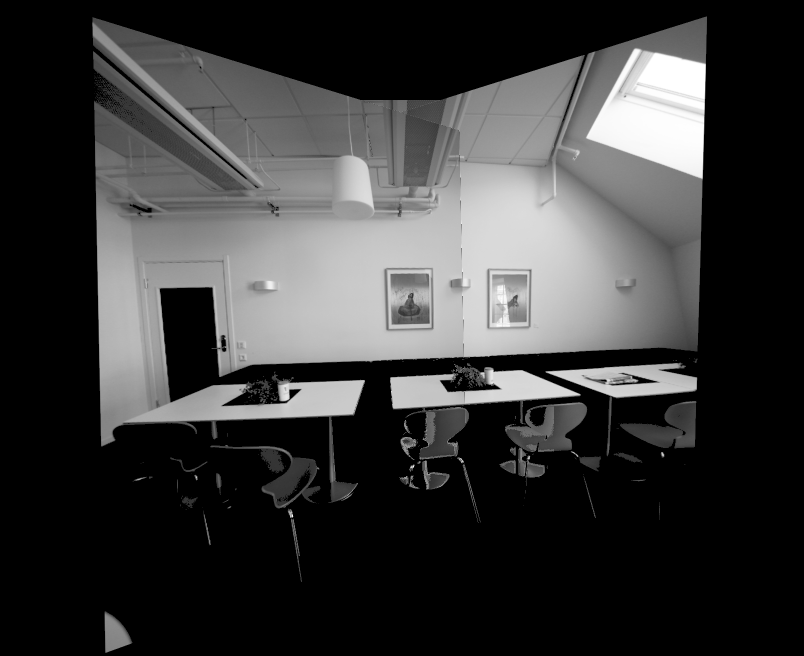
#> input picture HW2-Panoramas/output_homography.png, 1608 x 1312 px (shown at 1/2 size)
$ python main.py 3 ../output_homography.png ../Results/output_homography_lpb.png ../Results/output_cylindrical.png out.png   (Python 2 division)
#> lines starting #> are read from the running program, lines starting #| are printed output that depends on the picture; after the words box and inside, x2 and y2 are one past the last pixel; in counts of white or black regions, pixels touching at a corner belong together
# Instructions:
# Do not change the output file names, use the helper functions as you see fit

import os
import sys
import cv2
import numpy as np
import matplotlib.pyplot as plt

# [13 lines left out: function help_message, not called in this run]

'''
Detect, extract and match features between img1 and img2.
Using SIFT as the detector/extractor, but this is inconsequential to the user.

Returns: (pts1, pts2), where ptsN are points on image N.
    The lists are "aligned", i.e. point i in pts1 matches with point i in pts2.

Usage example:
    im1 = cv2.imread("image1.jpg", 0)
    im2 = cv2.imread("image2.jpg", 0)
    (pts1, pts2) = feature_matching(im1, im2)

    plt.subplot(121)
    plt.imshow(im1)
    plt.scatter(pts1[:,:,0],pts1[:,:,1], 0.5, c='r', marker='x')
    plt.subplot(122)
    plt.imshow(im2)
    plt.scatter(pts1[:,:,0],pts1[:,:,1], 0.5, c='r', marker='x')
'''
def feature_matching(img1, img2, savefig=False):
    # Initiate SIFT detector
    sift = cv2.xfeatures2d.SIFT_create()
    # find the keypoints and descriptors with SIFT
    kp1, des1 = sift.detectAndCompute(img1,None)
    kp2, des2 = sift.detectAndCompute(img2,None)
    # FLANN parameters
    FLANN_INDEX_KDTREE = 1
    index_params = dict(algorithm = FLANN_INDEX_KDTREE, trees = 5)
    search_params = dict(checks=50)   # or pass empty dictionary
    flann = cv2.FlannBasedMatcher(index_params,search_params)
    matches2to1 = flann.knnMatch(des2,des1,k=2)

    matchesMask_ratio = [[0,0] for i in xrange(len(matches2to1))]
    match_dict = {}
    for i,(m,n) in enumerate(matches2to1):
        if m.distance < 0.7*n.distance:
            matchesMask_ratio[i]=[1,0]
            match_dict[m.trainIdx] = m.queryIdx

    good = []
    recip_matches = flann.knnMatch(des1,des2,k=2)
    matchesMask_ratio_recip = [[0,0] for i in xrange(len(recip_matches))]

    for i,(m,n) in enumerate(recip_matches):
        if m.distance < 0.7*n.distance: # ratio
            if m.queryIdx in match_dict and match_dict[m.queryIdx] == m.trainIdx: #reciprocal
                good.append(m)
                matchesMask_ratio_recip[i]=[1,0]


    if savefig:
        draw_params = dict(matchColor = (0,255,0),
                           singlePointColor = (255,0,0),
                           matchesMask = matchesMask_ratio_recip,
                           flags = 0)
        img3 = cv2.drawMatchesKnn(img1,kp1,img2,kp2,recip_matches,None,**draw_params)

        plt.figure(),plt.xticks([]),plt.yticks([])
        plt.imshow(img3,)
        plt.savefig("feature_matching.png",bbox_inches='tight')

    return ([ kp1[m.queryIdx].pt for m in good ],[ kp2[m.trainIdx].pt for m in good ])

'''
Warp an image from cartesian coordinates (x, y) into cylindrical coordinates (theta, h)
Returns: (image, mask)
Mask is [0,255], and has 255s wherever the cylindrical images has a valid value.
Masks are useful for stitching

Usage example:

    im = cv2.imread("myimage.jpg",0) #grayscale
    h,w = im.shape
    f = 700
    K = np.array([[f, 0, w/2], [0, f, h/2], [0, 0, 1]]) # mock calibration matrix
    imcyl = cylindricalWarpImage(im, K)
'''
# [36 lines left out: function cylindricalWarpImage, not called in this run]

'''
Calculate the geometric transform (only affine or homography) between two images,
based on feature matching and alignment with a robust estimator (RANSAC).

Returns: (M, pts1, pts2, mask)
Where: M    is the 3x3 transform matrix
       pts1 are the matched feature points in image 1
       pts2 are the matched feature points in image 2
       mask is a binary mask over the lists of points that selects the transformation inliers

Usage example:
    im1 = cv2.imread("image1.jpg", 0)
    im2 = cv2.imread("image2.jpg", 0)
    (M, pts1, pts2, mask) = getTransform(im1, im2)

    # for example: transform im1 to im2's plane
    # first, make some room around im2
    im2 = cv2.copyMakeBorder(im2,200,200,500,500, cv2.BORDER_CONSTANT)
    # then transform im1 with the 3x3 transformation matrix
    out = cv2.warpPerspective(im1, M, (im1.shape[1],im2.shape[0]), dst=im2.copy(), borderMode=cv2.BORDER_TRANSPARENT)

    plt.imshow(out, cmap='gray')
    plt.show()
'''
def getTransform(src, dst, method='affine'):
    pts1,pts2 = feature_matching(src,dst)

    src_pts = np.float32(pts1).reshape(-1,1,2)
    dst_pts = np.float32(pts2).reshape(-1,1,2)

    if method == 'affine':
        M, mask = cv2.estimateAffine2D(src_pts, dst_pts, cv2.RANSAC, ransacReprojThreshold=5.0)
        M = np.append(M, [[0,0,1]], axis=0)

    if method == 'homography':
        M, mask = cv2.findHomography(src_pts, dst_pts, cv2.RANSAC, 5.0)

    matchesMask = mask.ravel().tolist()

    return (M, pts1, pts2, mask)


# =====================================================
# ================ Step 1: Transforming ==============
# =====================================================

# Transform src to dst
def transformImage(src, dst, method = 'affine'):

    (M, pts1, pts2, mask)= getTransform(src, dst, method)
    rows,cols = dst.shape
    if method == 'homography':
        return cv2.warpPerspective(src, M, (cols, rows))
    if method == 'affine':
        return cv2.warpAffine(src, M[:2,:], (cols, rows))


# ====================================================
# =================== Step 2: Stitch =========================
# ====================================================

# =================== 1. Stitch Directly =================
# [7 lines left out: function stitchImage, not called in this run]


# ============ 2. Stitch using Laplacian Pyramid =========
'''
this function is from the blog of Roy
'''
def Laplacian_Pyramid_Blending_with_mask(A, B, m, num_levels = 6):
    # assume mask is float32 [0,1]
    m = np.float32(m)
    # generate Gaussian pyramid for A,B and mask
    GA = A.copy()
    GB = B.copy()
    GM = m.copy()
    gpA = [GA]
    gpB = [GB]
    gpM = [GM]
    for i in xrange(num_levels):
        GA = cv2.pyrDown(GA)
        GB = cv2.pyrDown(GB)
        GM = cv2.pyrDown(GM)
        gpA.append(np.float32(GA))
        gpB.append(np.float32(GB))
        gpM.append(np.float32(GM))

    # generate Laplacian Pyramids for A,B and masks
    lpA  = [gpA[num_levels-1]] # the bottom of the Lap-pyr holds the last (smallest) Gauss level
    lpB  = [gpB[num_levels-1]]
    gpMr = [gpM[num_levels-1]]
    for i in xrange(num_levels-1,0,-1):
        # Laplacian: subtarct upscaled version of lower level from current level
        # to get the high frequencies
        sizeA = (gpA[i-1].shape[1], gpA[i-1].shape[0])
        sizeB = (gpB[i-1].shape[1], gpB[i-1].shape[0])
        LA = np.subtract(gpA[i-1], cv2.pyrUp(gpA[i], dstsize = sizeA))
        LB = np.subtract(gpB[i-1], cv2.pyrUp(gpB[i], dstsize = sizeB))
        lpA.append(LA)
        lpB.append(LB)
        gpMr.append(gpM[i-1]) # also reverse the masks

    # Now blend images according to mask in each level
    LS = []
    for la,lb,gm in zip(lpA,lpB,gpMr):
        ls = la * gm + lb * (1.0 - gm)
        LS.append(np.float32(ls))

    # now reconstruct
    ls_ = LS[0]
    for i in xrange(1,num_levels):
        ls_ = cv2.pyrUp(ls_, dstsize=(LS[i].shape[1], LS[i].shape[0]))
        ls_ = cv2.add(ls_, LS[i])

    return ls_

# find the centerline of overlap
def findCenterCol(mask):
    center_row = mask.shape[0] / 2
    start = 0
    end = 0
    for i in range(0, mask.shape[1]-1):
        if mask[center_row, i] == 0 and mask[center_row, i + 1] == 1:
            start = i
        elif mask[center_row, i] == 1 and mask[center_row, i + 1] == 0:
            end = i
    return (start + end )/2

# stitch using lgb
def stitchImageLgb(img1, img2):
    cross_mask = cv2.bitwise_and(np.array(img1>0, dtype=np.uint8),np.array(img2>0, dtype=np.uint8))
    mask = np.zeros_like(img1, dtype=np.float32)
    mask[:, findCenterCol(cross_mask):] = 1.
    output_image = Laplacian_Pyramid_Blending_with_mask(img1, img2, m=mask)
    return output_image


# ===================================================
# ================ Perspective Warping ==============
# ===================================================

# [22 lines left out: function Perspective_warping, not called in this run]

def Bonus_perspective_warping(img1, img2, img3):

    # Write your codes here
    # output_image = img1 # This is dummy output, change it to your output

    # extend the domain of the center img.
    output_image = cv2.copyMakeBorder(img1,200,200,500,500, cv2.BORDER_CONSTANT)

    # transfer the outer two images
    patch1 = transformImage(img2, output_image, 'homography')
    patch2 = transformImage(img3, output_image, 'homography')


    # blend images
    output_image = stitchImageLgb(patch1, output_image)
    output_image = stitchImageLgb(output_image, patch2)

    # Write out the result
    output_name = sys.argv[5] + "output_homography_lpb.png"
    cv2.imwrite(output_name, output_image)

    return True


# ===================================================
# =============== Cynlindrical Warping ==============
# ===================================================

# [61 lines left out: functions Cylindrical_warping, Bonus_cylindrical_warping, not called in this run]

'''
This exact function will be used to evaluate your results for HW2
Compare your result with master image and get the difference, the grading
criteria is posted on Piazza
'''
# [38 lines left out: function RMSD, not called in this run]

if __name__ == '__main__':
  question_number = -1

    # Validate the input arguments
  if (len(sys.argv) != 6):
    help_message()
    sys.exit()
  else:
    question_number = int(sys.argv[1])
    if (question_number > 4 or question_number < 1):
      print("Input parameters out of bound ...")
      sys.exit()

  input_image1 = cv2.imread(sys.argv[2], 0)
#> input_image1 is the input picture: shape (1312, 1608); min 0, max 255, mean 57.4
  input_image2 = cv2.imread(sys.argv[3], 0)
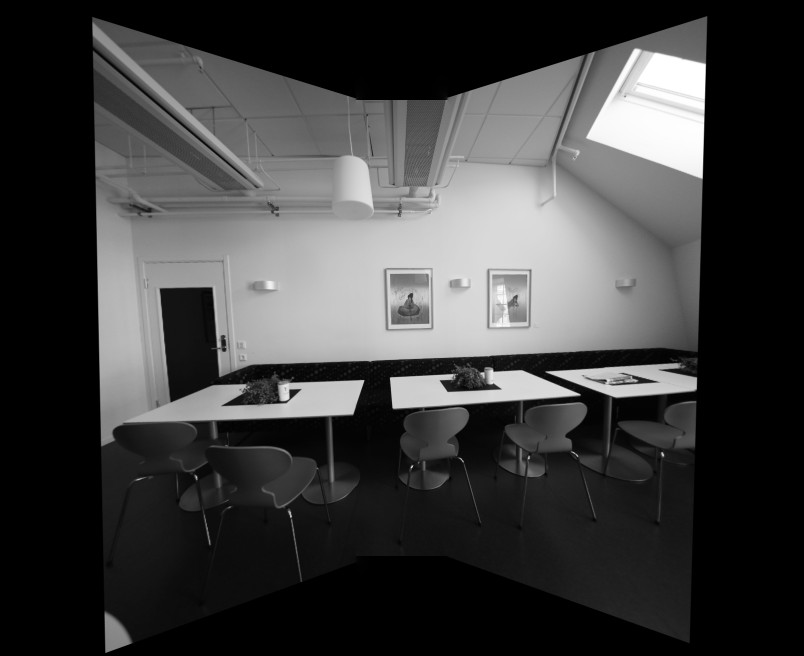
#> input picture HW2-Panoramas/Results/output_homography_lpb.png, 1608 x 1312 px (shown at 1/2 size)
#> input_image2 is the input picture: shape (1312, 1608); min 0, max 255, mean 62.4
  input_image3 = cv2.imread(sys.argv[4], 0)
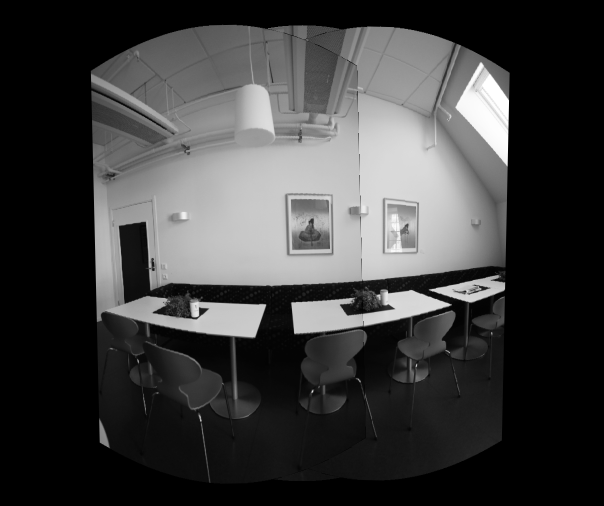
#> input picture HW2-Panoramas/Results/output_cylindrical.png, 1208 x 1012 px (shown at 1/2 size)
#> input_image3 is the input picture: shape (1012, 1208); min 0, max 255, mean 61.6

  function_launch = {
   1 : Perspective_warping,
   2 : Cylindrical_warping,
   3 : Bonus_perspective_warping,
   4 : Bonus_cylindrical_warping,
   }
  # Call the function
  function_launch[question_number](input_image1, input_image2, input_image3)
#> in feature_matching, `kp1, des1 = sift.detectAndCompute(img1,None)`: kp1 = 965 keypoints; strongest (x, y, size): (1315, 213, 153.9), (823, 934, 2.8), (582, 1033, 2.6), (586, 786, 10.6)
#> in feature_matching, `kp2, des2 = sift.detectAndCompute(img2,None)`: kp2 = 1306 keypoints; strongest (x, y, size): (1814, 411, 155.9), (1086, 986, 10.6), (1825, 1109, 4.6), (1325, 1133, 4.7)
#> in feature_matching, `matches2to1 = flann.knnMatch(des2,des1,k=2)`: matches2to1 = 1306 matches
#> in feature_matching, `matchesMask_ratio = [[0,0] for i in xrange(len(matches2to1))]`: matchesMask_ratio = 1306 pairs, first value 0 to 0, second value 0 to 0
#> after the loop in feature_matching, `for i,(m,n) in enumerate(matches2to1):`: match_dict = 449 items; matchesMask_ratio = 1306 pairs, first value 0 to 1, second value 0 to 0
#> in feature_matching, `recip_matches = flann.knnMatch(des1,des2,k=2)`: recip_matches = 965 matches
#> in feature_matching, `matchesMask_ratio_recip = [[0,0] for i in xrange(len(recip_matches))]`: matchesMask_ratio_recip = 965 pairs, first value 0 to 0, second value 0 to 0
#> after the loop in feature_matching, `for i,(m,n) in enumerate(recip_matches):`: good = 409 matches; matchesMask_ratio_recip = 965 pairs, first value 0 to 1, second value 0 to 0
#> in getTransform, `pts1,pts2 = feature_matching(src,dst)`: pts1 = 409 pairs, first value 174.9 to 1408, second value 37.22 to 1276; pts2 = 409 pairs, first value 677.1 to 1912.5, second value 234.1 to 1282
#> in getTransform, `src_pts = np.float32(pts1).reshape(-1,1,2)`: src_pts = 409 rows, first 8: [174.9, 90.67], [187, 37.22], [194.6, 290.9], [196, 346.3], [210.3, 319.9], [213.2, 874.3], [238.6, 846.1], [242.8, 90.82]
#> in getTransform, `dst_pts = np.float32(pts2).reshape(-1,1,2)`: dst_pts = 409 rows, first 8: [677.1, 293.3], [686.6, 236.6], [694.5, 490.4], [696.1, 546.4], [712.4, 522.5], [713.5, 1074.6], [739.2, 1046.2], [742.8, 290.8]
#> in getTransform, `M, mask = cv2.findHomography(src_pts, dst_pts, cv2.RANSAC, 5.0)`: M = [[1, 5.31e-05, 499.8], [0.000495, 1, 199.6], [5.02e-07, -4.1e-08, 1]]; mask = 409 values, max 1 at index 0, min 0 at index 8, mean 0.978
#> in getTransform, `matchesMask = mask.ravel().tolist()`: matchesMask has the same summary as mask
#> in transformImage, `return cv2.warpPerspective(src, M, (cols, rows))`:
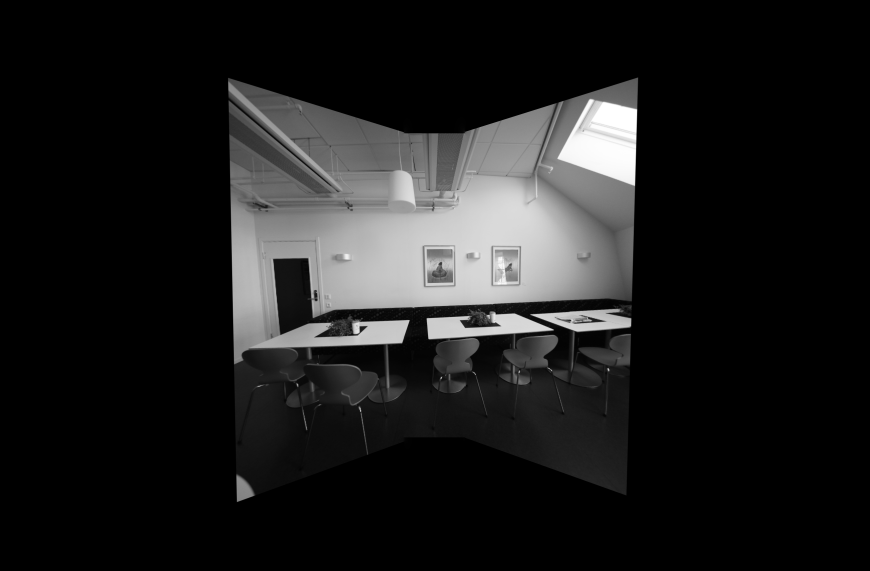
#> returned value: shape (1712, 2608) (shown at 1/3 size); min 0, max 255, mean 29.5
#> in feature_matching (call 2), `kp1, des1 = sift.detectAndCompute(img1,None)`: kp1 = 1166 keypoints; strongest (x, y, size): (972, 210, 75.3), (625, 783, 2.8), (404, 622, 9.3), (401, 841, 2.3)
#> in feature_matching (call 2), `recip_matches = flann.knnMatch(des1,des2,k=2)`: recip_matches = 1166 matches
#> after the loop in feature_matching (call 2), `for i,(m,n) in enumerate(recip_matches):`: good = 198 matches; matchesMask_ratio_recip = 1166 pairs, first value 0 to 1, second value 0 to 0
#> in getTransform (call 2), `src_pts = np.float32(pts1).reshape(-1,1,2)`: src_pts = 198 rows, first 8: [188.3, 291.1], [228, 358.1], [237.8, 608.9], [242.3, 455.4], [242.3, 455.4], [288.4, 802.9], [299.8, 530.4], [305.6, 527.7]
#> in getTransform (call 2), `dst_pts = np.float32(pts2).reshape(-1,1,2)`: dst_pts = 198 rows, first 8: [694.5, 490.4], [800.4, 633], [815.5, 1010.3], [915.8, 783.6], [915.8, 783.6], [913.9, 1257], [937.6, 888.6], [946.9, 884.8]
#> in stitchImageLgb, `cross_mask = cv2.bitwise_and(np.array(img1>0, dtype=np.uint8),np.array..`:
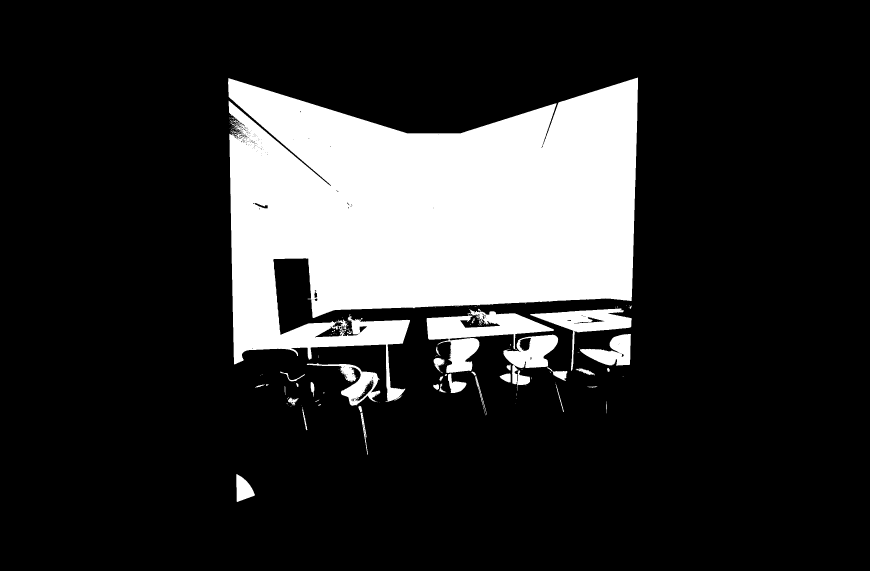
#> cross_mask: shape (1712, 2608) (shown at 1/3 size); values 0 (black) and 1 (white), 18.3% white; 203 white regions (157 under 20 px), largest, box (x1, y1, x2, y2) and area: (684, 233, 1914, 1206) 739016, (1280, 928, 1662, 1119) 26699, (1590, 925, 1895, 1113) 13818
#> in Laplacian_Pyramid_Blending_with_mask, `m = np.float32(m)`: m: shape (1712, 2608) float32; values 0 (black) and 1 (white), 45.8% white; 1 white region, box (x1, y1, x2, y2) and area: (1413, 0, 2608, 1712) 2045840
#> after the loop in Laplacian_Pyramid_Blending_with_mask, `for i in xrange(num_levels):`:
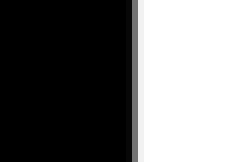
#> GM: shape (27, 41) float32 (shown 6 times larger); min 0, max 1, mean 0.45
#> after the loop in Laplacian_Pyramid_Blending_with_mask, `for i in xrange(num_levels):`: gpA = 7 items
#> after the loop in Laplacian_Pyramid_Blending_with_mask, `for i in xrange(num_levels-1,0,-1):`: gpMr = 6 items
#> the loop in Laplacian_Pyramid_Blending_with_mask, `for la,lb,gm in zip(lpA,lpB,gpMr):` made 6 passes
#> after the loop in Laplacian_Pyramid_Blending_with_mask, `for la,lb,gm in zip(lpA,lpB,gpMr):`:
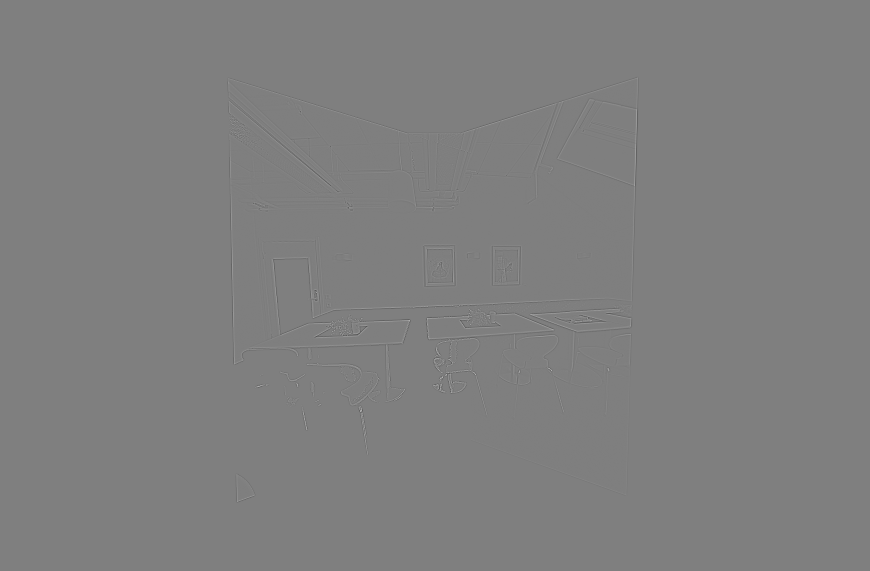
#> ls: shape (1712, 2608) float32 (shown at 1/3 size); min -131.2, max 131.6, mean 0; drawn with min black and max white
#> in stitchImageLgb (call 2), `cross_mask = cv2.bitwise_and(np.array(img1>0, dtype=np.uint8),np.array..`: cross_mask: shape (1712, 2608); values 0 (black) and 1 (white), 14.7% white; 59 white regions (49 under 20 px), largest, box (x1, y1, x2, y2) and area: (921, 371, 1787, 1343) 624606, (928, 943, 1230, 1206) 20897, (930, 1090, 1141, 1217) 7837
#> in stitchImageLgb (call 2), `mask = np.zeros_like(img1, dtype=np.float32)`: mask: shape (1712, 2608) float32; every value is 0
#> in stitchImageLgb (call 2), `mask[:, findCenterCol(cross_mask):] = 1.`: mask: shape (1712, 2608) float32; values 0 (black) and 1 (white), 48.2% white; 1 white region, box (x1, y1, x2, y2) and area: (1352, 0, 2608, 1712) 2150272
#> the loop in Laplacian_Pyramid_Blending_with_mask (call 2), `for la,lb,gm in zip(lpA,lpB,gpMr):` made 6 passes
#> the loop in Laplacian_Pyramid_Blending_with_mask (call 2), `for i in xrange(1,num_levels):` made 5 passes
#> pass 1, in Laplacian_Pyramid_Blending_with_mask (call 2), `ls_ = cv2.add(ls_, LS[i])`:
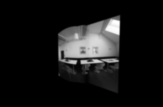
#> ls_: shape (107, 163) float32; min -0.734, max 255, mean 22.6; drawn with min black and max white
